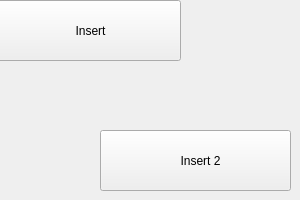
         <widget class="QWidget" name="OptionsPage">
          <widget class="QPushButton" name="LightBtn">
           <property name="geometry">
            <rect>
             <x>-10</x>
             <y>0</y>
             <width>191</width>
             <height>61</height>
            </rect>
           </property>
           <property name="focusPolicy">
            <enum>Qt::NoFocus</enum>
           </property>
           <property name="text">
            <string>   Insert</string>
           </property>
           <property name="icon">
            <iconset resource="../resources/resources.qrc">
             <normaloff>:/icons/icons/black/off.png</normaloff>:/icons/icons/black/off.png</iconset>
           </property>
           <property name="iconSize">
            <size>
             <width>48</width>
             <height>48</height>
            </size>
           </property>
          </widget>
          <widget class="QLabel" name="mat">
           <property name="geometry">
            <rect>
             <x>90</x>
             <y>120</y>
             <width>141</width>
             <height>71</height>
            </rect>
           </property>
           <property name="text">
            <string/>
           </property>
          </widget>
          <widget class="QPushButton" name="LightBtn_2">
           <property name="geometry">
            <rect>
             <x>100</x>
             <y>130</y>
             <width>191</width>
             <height>61</height>
            </rect>
           </property>
           <property name="focusPolicy">
            <enum>Qt::NoFocus</enum>
           </property>
           <property name="text">
            <string>   Insert 2</string>
           </property>
           <property name="icon">
            <iconset resource="../resources/resources.qrc">
             <normaloff>:/icons/icons/black/off.png</normaloff>:/icons/icons/black/off.png</iconset>
           </property>
           <property name="iconSize">
            <size>
             <width>48</width>
             <height>48</height>
            </size>
           </property>
          </widget>
         </widget>
